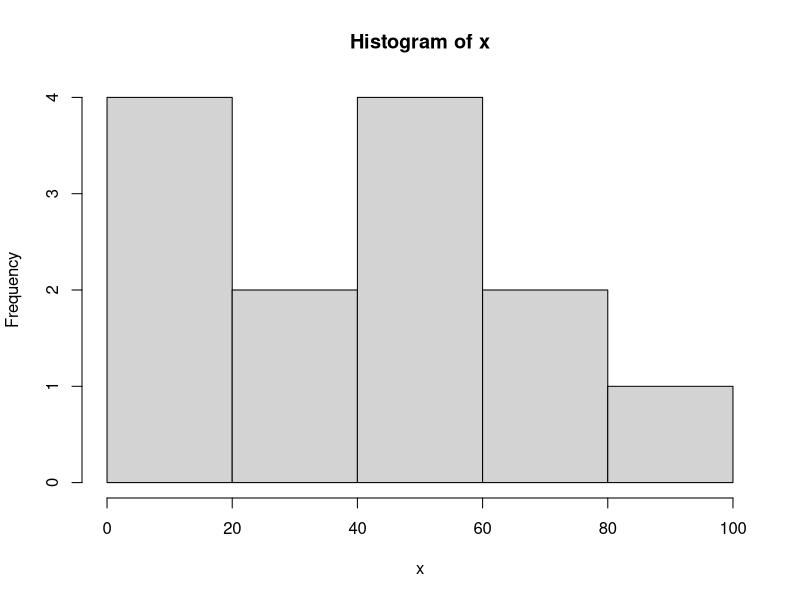
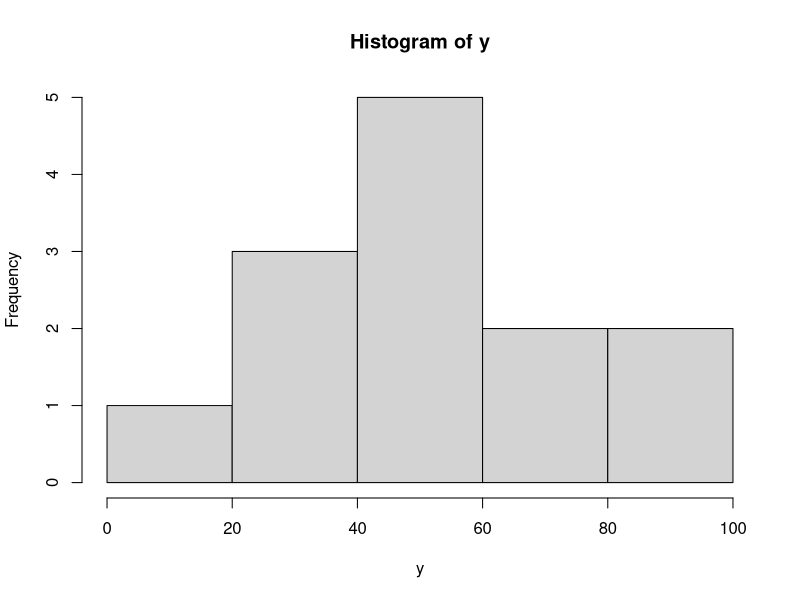

Recreate these plots in R, in order.
nurses = c(23,2,5,14,25,36,27,42,12,8,7,23,29,26,28,11,20,31,8,36)
assistants = c(25,31,22,42,7,6,24,25,26,22,31,3,18,29,14,32,17,15,20,72)

summary(nurses)

summary(assistants)

percentile <- c(3, 5, 7, 9, 12, 21, 25, 30)
summary(percentile)
x<- c(2,45,78,23,14,56,89,23,45,56,78,3,4)
y<- c(17,45,78,23,40,56,89,23,45,56,78,50,90)
cor(x,y, method="spearman")

hist(x)
hist(y) 
